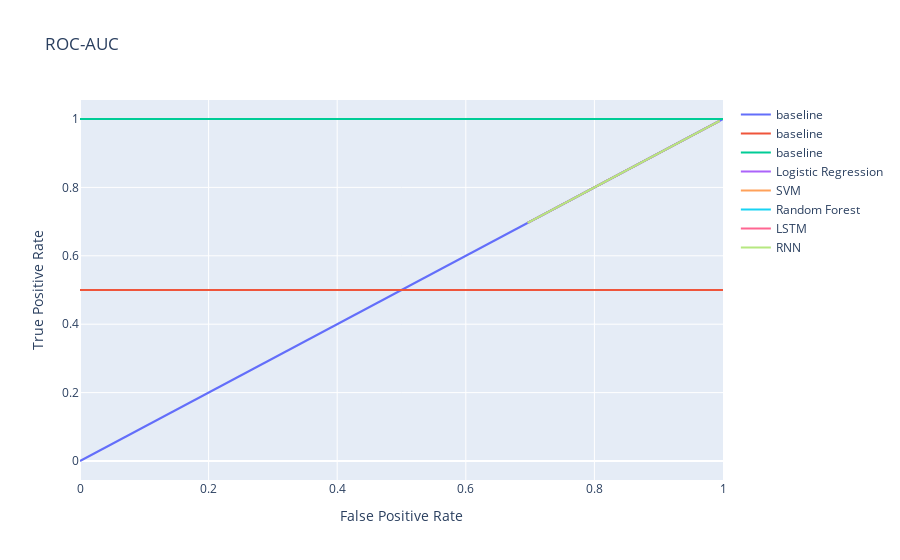

Source (notebook cell):
### Code cell
# plot roc_auc by models
# x, y from 0 to 1

fig = go.Figure()
fig.add_trace(go.Scatter(x=[0, 1], y=[0, 1],
                    mode='lines',
                    name='baseline'))
fig.add_trace(go.Scatter(x=[0, 1], y=[0.5, 0.5],
                    mode='lines',
                    name='baseline'))
fig.add_trace(go.Scatter(x=[0, 1], y=[1, 1],
                    mode='lines',
                    name='baseline'))

# add roc_auc from results df
for model in results['model'].unique():
    df = results[results['model'] == model]
    fig.add_trace(go.Scatter(x=results['roc_auc'], y=results['roc_auc'],
                    mode='lines',
                    name=model))

fig.update_layout(title='ROC-AUC',
                     xaxis_title='False Positive Rate',
                     yaxis_title='True Positive Rate')
fig.show()

### Figure 1 — Plotly figure (JSON) as saved in the notebook; plotly's stock layout.template omitted (floating-point values rounded to 4 significant figures)
{"data": [{"mode": "lines", "name": "baseline", "type": "scatter", "x": [0, 1], "y": [0, 1]}, {"mode": "lines", "name": "baseline", "type": "scatter", "x": [0, 1], "y": [0.5, 0.5]}, {"mode": "lines", "name": "baseline", "type": "scatter", "x": [0, 1], "y": [1, 1]}, {"mode": "lines", "name": "Logistic Regression", "type": "scatter", "x": [0.7808, 0.7942, 0.9948, 0.7179, 0.6962], "y": [0.7808, 0.7942, 0.9948, 0.7179, 0.6962]}, {"mode": "lines", "name": "SVM", "type": "scatter", "x": [0.7808, 0.7942, 0.9948, 0.7179, 0.6962], "y": [0.7808, 0.7942, 0.9948, 0.7179, 0.6962]}, {"mode": "lines", "name": "Random Forest", "type": "scatter", "x": [0.7808, 0.7942, 0.9948, 0.7179, 0.6962], "y": [0.7808, 0.7942, 0.9948, 0.7179, 0.6962]}, {"mode": "lines", "name": "LSTM", "type": "scatter", "x": [0.7808, 0.7942, 0.9948, 0.7179, 0.6962], "y": [0.7808, 0.7942, 0.9948, 0.7179, 0.6962]}, {"mode": "lines", "name": "RNN", "type": "scatter", "x": [0.7808, 0.7942, 0.9948, 0.7179, 0.6962], "y": [0.7808, 0.7942, 0.9948, 0.7179, 0.6962]}], "layout": {"title": {"text": "ROC-AUC"}, "xaxis": {"title": {"text": "False Positive Rate"}}, "yaxis": {"title": {"text": "True Positive Rate"}}}}
